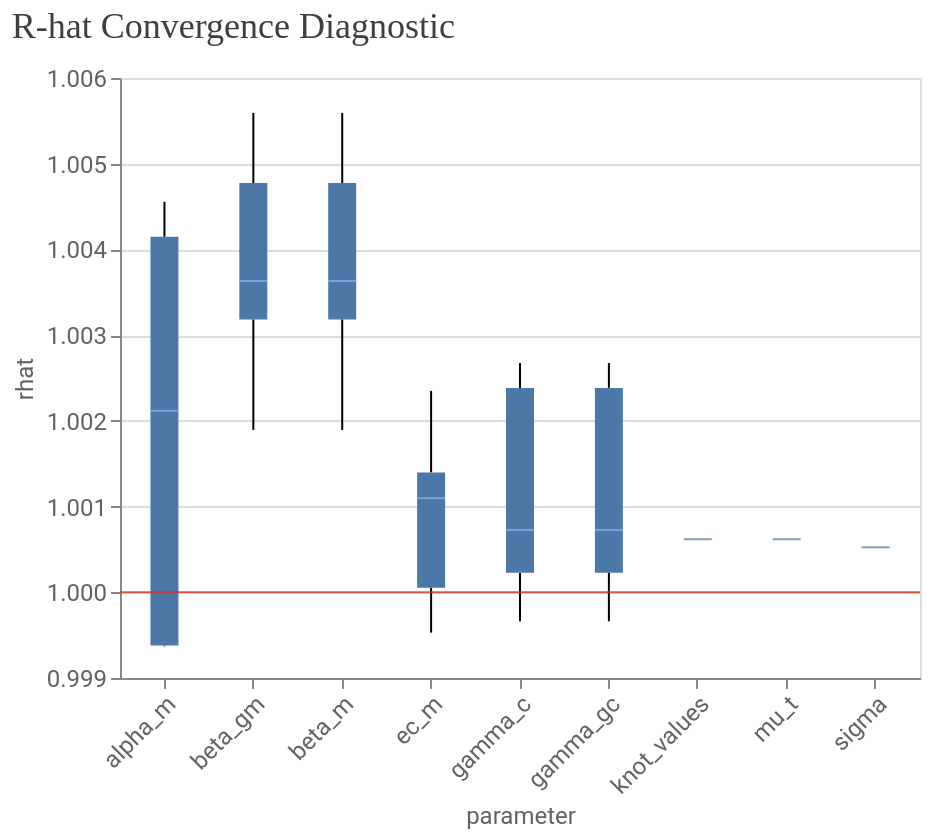

Notebook source saved alongside this figure:
### Markdown cell above
#### R-hat & Convergence

R-hat values near 1 indicated satisfactory convergence, suggesting that the four sampling chains were exploring consistent posterior distributions.

- beta_m: advertising coefficients
- alpha_m: how advertising effects persist over time (adstock)
- ec_m & slope_m: how advertising response changes as spending increases (saturation)
- gamma_c: relationships between the controls and kpi (control coefficients)
- beta_gm, gamma_gc, knot_values, mu_t, sigma: Unexplained values

### Code cell
model_diag.plot_rhat_boxplot()

### Figure 1 — Vega-Lite specification as saved in the notebook (floating-point values rounded to 4 significant figures; data arrays with more than 128 entries replaced by an {"elided": "..."} marker saying what was removed)
{"config": {"view": {"continuousWidth": 300, "continuousHeight": 300}, "axis": {"labelColor": "#5F6368", "labelFont": "Roboto", "labelFontSize": 12, "titleColor": "#5F6368", "titleFont": "Roboto", "titleFontSize": 12, "titleFontWeight": "normal"}}, "layer": [{"data": {"name": "data-70774cf188225187565fc2df853b492a"}, "mark": {"type": "boxplot", "median": {"color": "#8AB4F8"}, "outliers": {"filled": true}}, "encoding": {"x": {"axis": {"labelAngle": -45}, "field": "parameter", "type": "nominal"}, "y": {"field": "rhat", "scale": {"zero": false}, "type": "quantitative"}}}, {"data": {"name": "empty"}, "mark": {"type": "rule", "color": "#D93025", "opacity": 0.8}, "encoding": {"y": {"datum": 1}}}], "title": {"text": "R-hat Convergence Diagnostic", "anchor": "start", "color": "#3C4043", "font": "Google Sans Display", "fontSize": 18, "fontWeight": "normal", "offset": 10}, "width": 400, "$schema": "https://vega.github.io/schema/vega-lite/v6.4.1.json", "datasets": {"data-70774cf188225187565fc2df853b492a": {"elided": "188 records"}, "empty": [{}]}}
